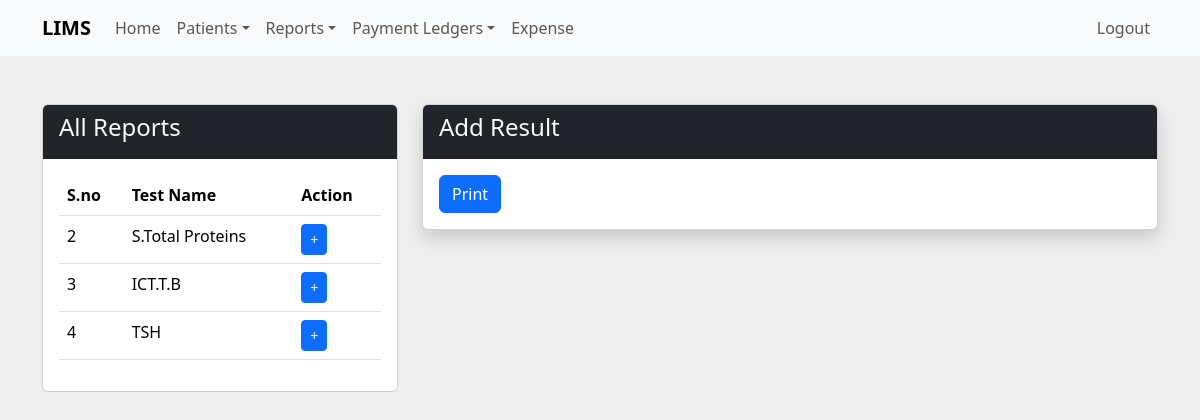
Screenshot of /previous/createreport.php?id=2 with the database file from the repository.
### tables this page shows
CREATE TABLE `patient_test` (
  `id` int(11) NOT NULL,
  `pid` int(11) NOT NULL,
  `tid` int(11) NOT NULL,
  `status` int(11) NOT NULL
);

CREATE TABLE `test` (
  `t_id` int(11) NOT NULL,
  `t_category` int(11) NOT NULL,
  `t_group` varchar(50) NOT NULL,
  `t_name` varchar(255) NOT NULL,
  `t_short` varchar(255) NOT NULL,
  `t_charges` int(255) NOT NULL
);

### previous/createreport.php (the view, shortened to what this page needs)
<?php
include "../db.php";
include "../header.php";
$id = $_GET['id'];
$stmt = $dbpdo->prepare("SELECT * FROM patient_test as pt INNER JOIN patients as p ON pt.pid = p.p_id INNER JOIN test as t ON pt.tid = t.t_id WHERE pt.pid = '$id' AND pt.status = 1");
$stmt->execute();
$reports = $stmt->fetchAll();
?>
<body class="p-0 m-0">
    <div class="container">
        <div class="row mt-5">
            <div class="col-md-4">
                <div class="card">
                    <div class="card-header bg-dark text-light"><h4>All Reports</h4></div>
                    <div class="card-body">
                        <table class="table">
                            <thead>
                                <th>S.no</th>
                                <th>Test Name</th>
                                <th>Action</th>
                            </thead>
                            <tbody>
                                <?php
                                foreach ($reports as $report){
                                    echo "<tr>
                                    <td>".$report['id']."</td>
                                    <td>".$report['t_name']."</td>
                                    <td><button class='btn btn-sm btn-primary test' data-trid = '".$report['id']."' data-id = '".$report['t_id']."'>+</button></td>
                                </tr>";
                                }
                                ?>
                            </tbody>
                        </table>
                    </div>
                </div>
            </div>
            <div class="col-md-8">
                <div class="card shadow">
                    <div class="card-header bg-dark text-light"><h4>Add Result</h4></div>
                    <div class="card-body">
                        <a class='btn btn-primary' id='print'>Print</a>
                    </div>
                </div>
            </div>
        </div>
    </div>
</body>

### asset/style.css (style rules this page uses)
body { background:#eee; margin-top:20px; }

### rows the page displays
patient_test: id "2", test.t_name "S.Total Proteins"
patient_test: id "3", test.t_name "ICT.T.B"
patient_test: id "4", test.t_name "TSH"
